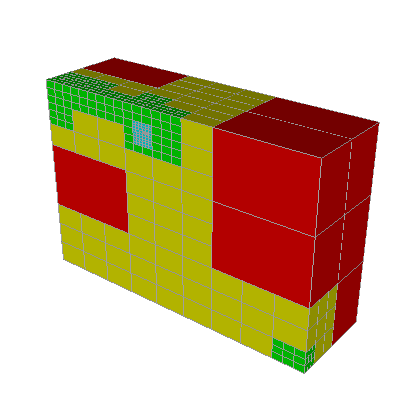

Write the Python code that produced this figure.
#!/usr/bin/env python
# Demonstrate vtkAdaptiveDataSetSurfaceFilter on a 3D ternary HyperTreeGrid converted to unstructured grid.

import vtkmodules.vtkInteractionStyle  # noqa: F401
import vtkmodules.vtkRenderingOpenGL2  # noqa: F401

from vtkmodules.vtkCommonDataModel import vtkHyperTreeGrid
from vtkmodules.vtkFiltersHybrid import vtkAdaptiveDataSetSurfaceFilter
from vtkmodules.vtkFiltersHyperTree import vtkHyperTreeGridToUnstructuredGrid
from vtkmodules.vtkFiltersSources import vtkHyperTreeGridSource
from vtkmodules.vtkRenderingCore import (
    vtkActor,
    vtkCamera,
    vtkDataSetMapper,
    vtkMapper,
    vtkRenderWindow,
    vtkRenderWindowInteractor,
    vtkRenderer,
)

# HyperTreeGrid source: 3D ternary
ht_grid = vtkHyperTreeGridSource()
ht_grid.SetMaxDepth(5)
ht_grid.SetDimensions(4, 4, 3)
ht_grid.SetGridScale(1.5, 1.0, 0.7)
ht_grid.SetBranchFactor(3)
ht_grid.SetDescriptor(
    "RRR .R. .RR ..R ..R .R.|R.......................... ........................... "
    "........................... .............R............. ....RR.RR........R......... "
    ".....RRRR.....R.RR......... ........................... ........................... "
    "...........................|........................... ........................... "
    "........................... ...RR.RR.......RR.......... ........................... "
    "RR......................... ........................... ........................... "
    "........................... ........................... ........................... "
    "........................... ........................... "
    "............RRR............|........................... ........................... "
    ".......RR.................. ........................... ........................... "
    "........................... ........................... ........................... "
    "........................... ........................... "
    "...........................|........................... ..........................."
)
ht_grid.Update()

htg = vtkHyperTreeGrid.SafeDownCast(ht_grid.GetOutput())
htg.GetCellData().SetScalars(htg.GetCellData().GetArray("Depth"))

# Convert to unstructured grid
htg2ug = vtkHyperTreeGridToUnstructuredGrid()
htg2ug.SetInputConnection(ht_grid.GetOutputPort())

# Adaptive surface filter
renderer = vtkRenderer()

surface = vtkAdaptiveDataSetSurfaceFilter()
surface.SetRenderer(renderer)
surface.SetInputConnection(ht_grid.GetOutputPort())
surface.SetViewPointDepend(False)
surface.Update()

pd = surface.GetOutput()
depth_range = pd.GetCellData().GetArray("Depth").GetRange()

# Mappers
vtkMapper.SetResolveCoincidentTopologyToPolygonOffset()

mapper_0 = vtkDataSetMapper()
mapper_0.SetInputConnection(surface.GetOutputPort())
mapper_0.SetScalarRange(depth_range)

mapper_1 = vtkDataSetMapper()
mapper_1.SetInputConnection(surface.GetOutputPort())
mapper_1.ScalarVisibilityOff()

# Actors
actor_0 = vtkActor()
actor_0.SetMapper(mapper_0)

actor_1 = vtkActor()
actor_1.SetMapper(mapper_1)
actor_1.GetProperty().SetRepresentationToWireframe()
actor_1.GetProperty().SetColor(0.7, 0.7, 0.7)

# Camera
bd = [0.0] * 6
pd.GetBounds(bd)
camera = vtkCamera()
camera.SetClippingRange(1.0, 100.0)
camera.SetFocalPoint(pd.GetCenter())
camera.SetPosition(-0.8 * bd[1], 2.1 * bd[3], -4.8 * bd[5])

renderer.SetActiveCamera(camera)
renderer.SetBackground(1.0, 1.0, 1.0)
renderer.AddActor(actor_0)
renderer.AddActor(actor_1)

render_window = vtkRenderWindow()
render_window.AddRenderer(renderer)
render_window.SetSize(400, 400)
render_window.SetMultiSamples(0)
render_window.SetWindowName("hypertreegrid ternary3d to unstructured adaptive dataset surface filter")

interactor = vtkRenderWindowInteractor()
interactor.SetRenderWindow(render_window)

surface.SetViewPointDepend(True)
surface.Update()

interactor.Initialize()
interactor.Start()
